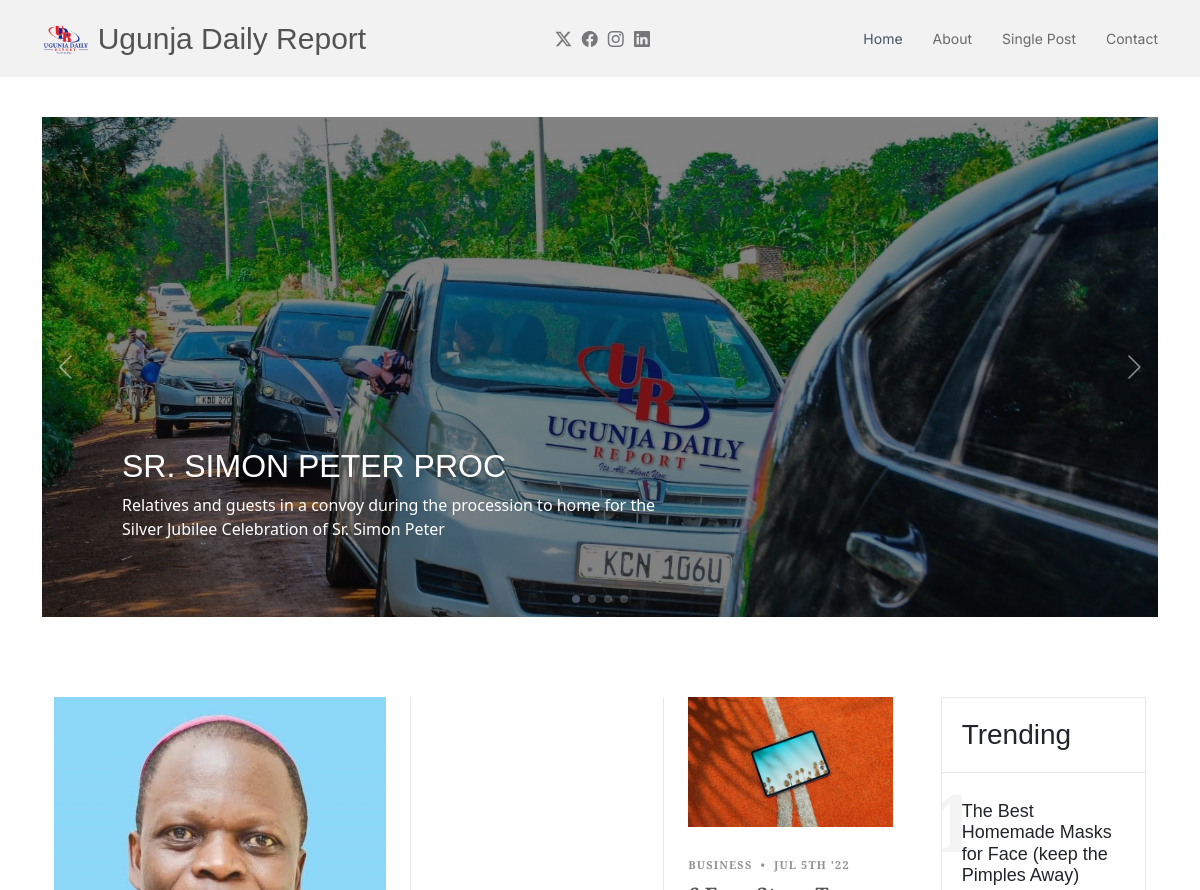
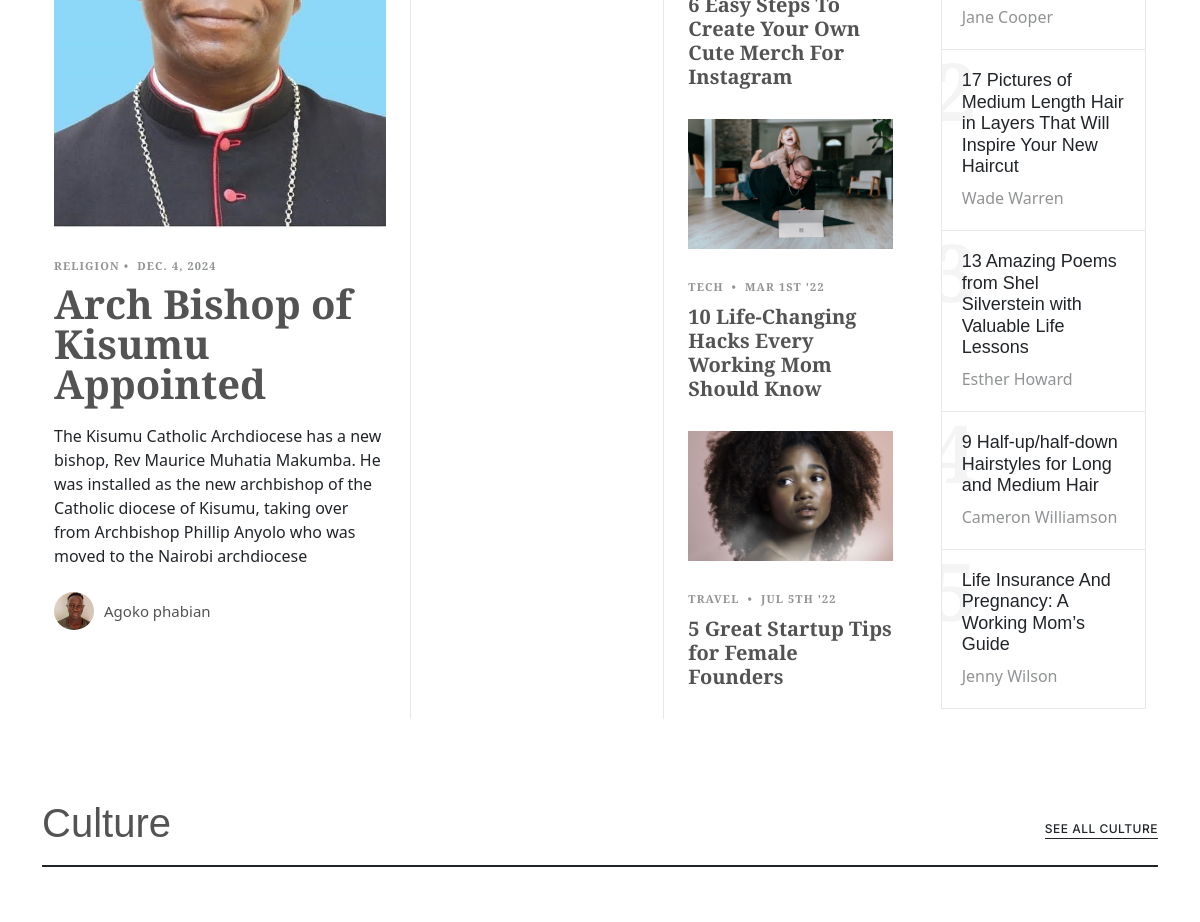
Before: / (upper part) with the older database file (2 pictures, top to bottom).
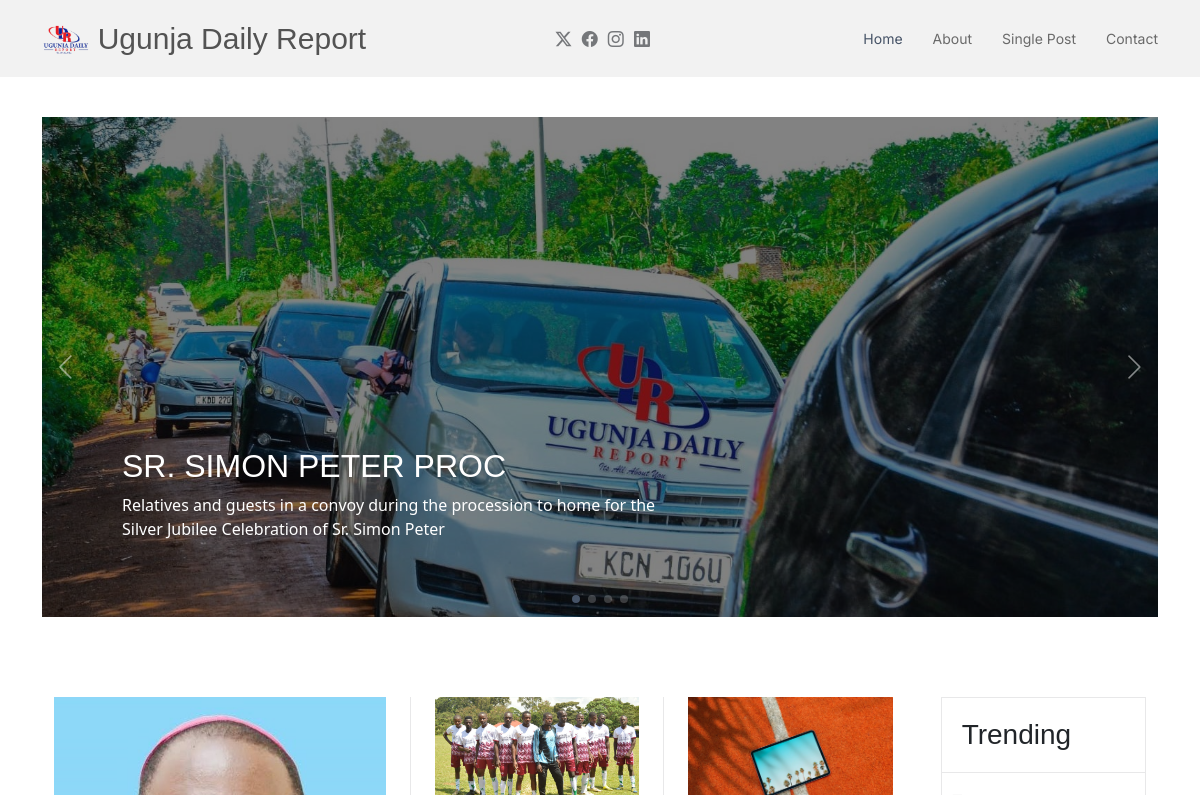
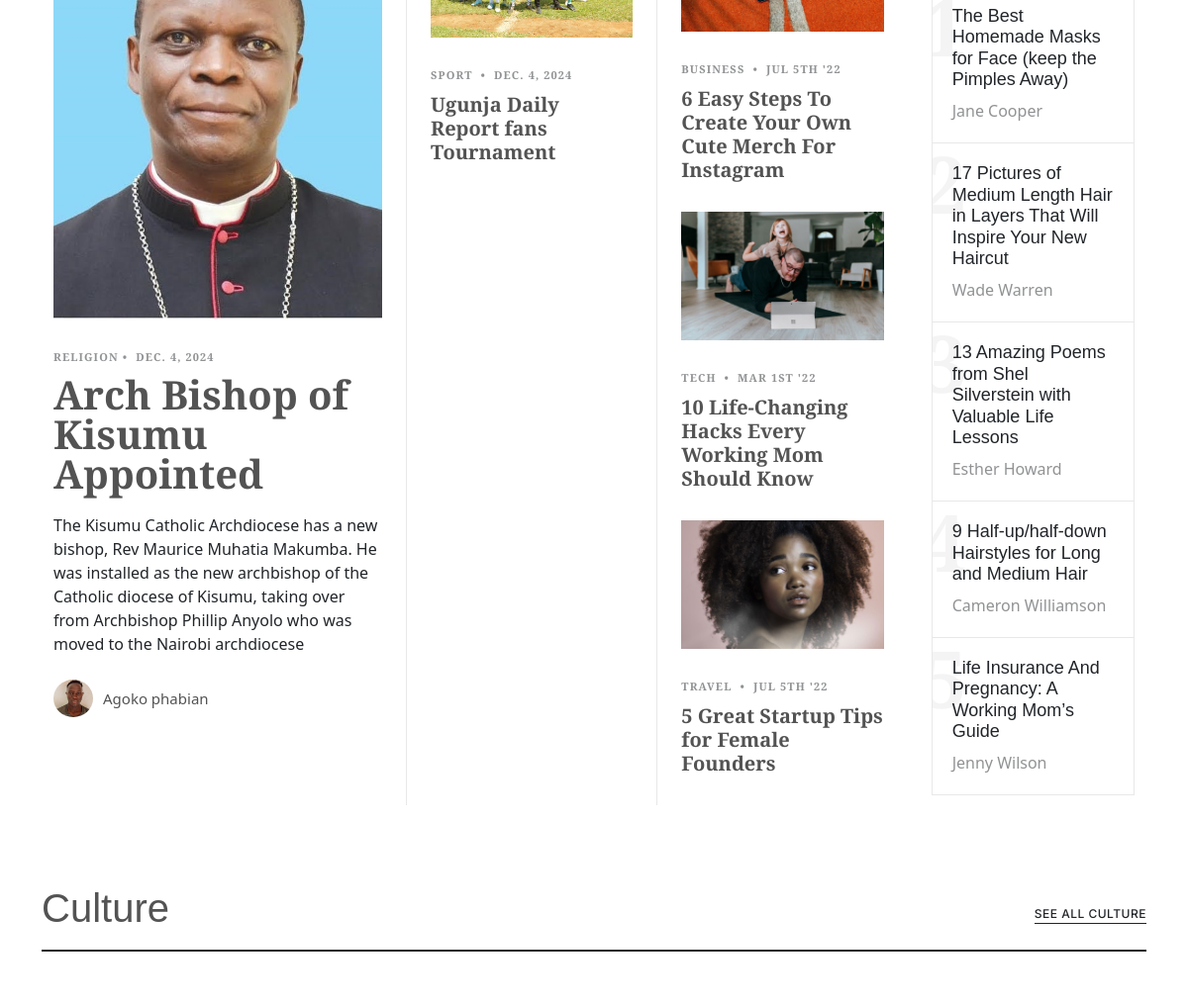
After: the same page with the newer database file (2 pictures, top to bottom).
### daily_report/models.py (models this page shows, shortened)
class sliders(models.Model):
    slider_title = models.CharField(max_length=200, blank=False, null=False)
    slider_description = models.CharField(max_length=1000, blank=False, null=False)
    slider_photo = models.ImageField(upload_to="uploads/sliders", default="uploads/sliders/sliders.jpg")

class main_trending_headline(models.Model):
    trending_photo = models.ImageField(upload_to='uploads/main_trending', default='uploads/main_trending/main.jpg',
                                       blank=False, null=False)
    type_of_headline = models.CharField(max_length=200, null=False, blank=False)
    date = models.DateField(blank=False, null=False)
    trending_title = models.CharField(max_length=200, null=False, blank=False, default='')
    brief_description = models.TextField(blank=False, null=False)
    trending_description = models.TextField(default="", blank=False, null=False)
    related_image_1 = models.ImageField(upload_to='uploads/main_trending', default='uploads/main_trending/main.jpg',
                                        blank=True, null=True)
    related_image_2 = models.ImageField(upload_to='uploads/main_trending', default='uploads/main_trending/main.jpg',
                                        blank=True, null=True)
    related_image_3 = models.ImageField(upload_to='uploads/main_trending', default='uploads/main_trending/main.jpg',
                                        blank=True, null=True)
    writter_photo = models.ImageField(upload_to='uploads/writters', default='uploads/writter/writter.jpg', blank=False,
                                      null=False)
    writter_name = models.CharField(max_length=30, null=False, blank=False)

class sub_trending_col_1(models.Model):
    trending_photo = models.ImageField(upload_to="uploads/sub trending col 1", default='uploads/sub trending col 1/sub.jpg')
    trending_choice = [
        ('Food', 'Food'),
        ('Sport', 'Sport'),
        ('Design', 'Design'),
        ('Business', 'Business'),
        ('Tech', 'Tech'),
        ('Travel', 'Travel')
    ]
    trending_type = models.CharField(max_length=30, null=False, blank=False, choices=trending_choice)
    date = models.DateField()
    title = models.CharField(max_length=300, null=False, blank=False)

### daily_report/views.py (the view)
# urls.py: path('', views.index, name='index'),
def index(request):
    slide = sliders.objects.all()
    trend = main_trending_headline.objects.all()
    sub_trend_1 = sub_trending_col_1.objects.all()
    return render(request, 'index.html', {'slide': slide, 'trend': trend, 'sub_trend_1': sub_trend_1})

### daily_report/templates/index.html (shortened to what the changed rows need)
{% load static %}
<!DOCTYPE html>
<html lang="en">
<head>
    <link href="{% static 'assets/vendor/bootstrap/css/bootstrap.min.css' %}" rel="stylesheet">
    <link href="{% static 'assets/vendor/bootstrap-icons/bootstrap-icons.css' %}" rel="stylesheet">
    <link href="{% static 'assets/vendor/aos/aos.css' %}" rel="stylesheet">
    <link href="{% static 'assets/vendor/swiper/swiper-bundle.min.css' %}" rel="stylesheet">
    <link href="{% static 'assets/css/main.css' %}" rel="stylesheet">
</head>
<body class="index-page">
<header id="header" class="header d-flex align-items-center sticky-top">
    <div class="container position-relative d-flex align-items-center justify-content-between">
        <a href="/" class="logo d-flex align-items-center me-auto me-xl-0">
            <h1 class="sitename">Ugunja Daily Report</h1>
        </a>
    </div>
</header>
<main class="main">
    <section id="slider" class="slider section dark-background">
        <div class="container" data-aos="fade-up" data-aos-delay="100">
            <div class="swiper init-swiper">
                <div class="swiper-wrapper">
                    {% for slid in slide %}
                        <div class="swiper-slide" style="background-image: url('/media/{{ slid.slider_photo }}');">
                            <div class="content">
                                <h2><a href="">{{ slid.slider_title }}</a></h2>
                                <p>{{ slid.slider_description }}</p>
                            </div>
                        </div>
                    {% endfor %}
                </div>
            </div>
        </div>
    </section>
    <section id="trending-category" class="trending-category section">
        <div class="container" data-aos="fade-up" data-aos-delay="100">
            <div class="container" data-aos="fade-up">
                <div class="row g-5">
                    {% for t in trend %}
                        <div class="col-lg-4">
                            <div class="post-entry lg">
                                <a href="/blog_details/{{ t.id }}"><img src="/media/{{ t.trending_photo }}" alt=""
                                                                        class="img-fluid"></a>
                                <div class="post-meta">{{ t.type_of_headline }}<span
                                        class="mx-1">•</span> <span>{{ t.date }}</span>
                                </div>
                                <h2><a href="/blog_details/{{ t.id }}">{{ t.trending_title }}</a></h2>
                                <p class="mb-4 d-block">{{ t.brief_description }}</p>
                                <div class="d-flex align-items-center author">
                                    <div class="photo"><img src="/media/{{ t.writter_photo }}" alt=""
                                                            class="img-fluid"></div>
                                    <div class="name">
                                        <h3 class="m-0 p-0">{{ t.writter_name }}</h3>
                                    </div>
                                </div>
                            </div>
                        </div>
                    {% endfor %}
                    <div class="col-lg-8">
                        <div class="row g-5">
                            <div class="col-lg-4 border-start custom-border">
                                {% for col1 in sub_trend_1 %}
                                    <div class="post-entry">
                                        <a href="blog-details.html"><img
                                                src="/media/{{ col1.trending_photo }}" alt=""
                                                class="img-fluid"></a>
                                        <div class="post-meta"><span class="date">{{ col1.trending_type }}</span> <span
                                                class="mx-1">•</span>
                                            <span>{{ col1.date }}</span></div>
                                        <h2><a href="blog-details.html">{{ col1.title }}</a></h2>
                                    </div>
                                {% endfor %}
                            </div>
                            <div class="col-lg-4 border-start custom-border">
                                <div class="post-entry">
                                    <h2><a href="blog-details.html">6 Easy Steps To Create Your Own Cute Merch For
                                        Instagram</a></h2>
                                </div>
                                <div class="post-entry">
                                    <h2><a href="blog-details.html">10 Life-Changing Hacks Every Working Mom Should
                                        Know</a></h2>
                                </div>
                                <div class="post-entry">
                                    <h2><a href="blog-details.html">5 Great Startup Tips for Female Founders</a></h2>
                                </div>
                            </div>
                            <div class="col-lg-4">
                                <div class="trending">
                                </div>
                            </div>
                        </div>
                    </div>
                </div>
            </div>
        </div>
    </section>
    <section id="culture-category" class="culture-category section">
        <div class="container section-title" data-aos="fade-up">
            <div class="section-title-container d-flex align-items-center justify-content-between">
                <h2>Culture</h2>
            </div>
        </div>
    </section>
</main>
</body>
</html>

Changed rows visible on the page:
added sub_trending_col_1: trending_photo (picture), trending_type "SPORT", date "DEC. 4, 2024", title "Ugunja Daily Report fans Tournament"
